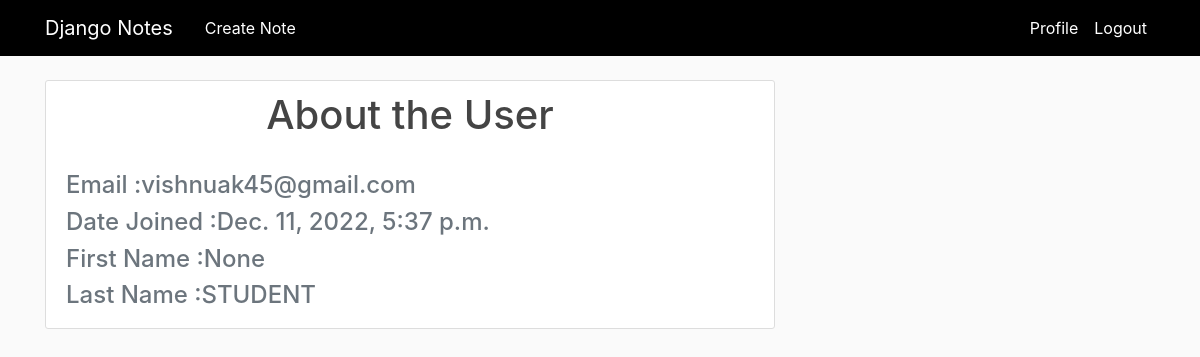
Screenshot of /profile/ (signed in) with the database file from the repository.
### accounts/models.py (models this page shows, shortened)
class User(AbstractBaseUser, PermissionsMixin):
    email = models.EmailField(max_length=254, unique=True)
    name = models.CharField(max_length=254, null=True, blank=True)
    is_staff = models.BooleanField(default=False)
    is_superuser = models.BooleanField(default=False)
    is_active = models.BooleanField(default=True)
    last_login = models.DateTimeField(null=True, blank=True)
    date_joined = models.DateTimeField(auto_now_add=True)
    role = models.CharField(max_length=25,choices=USER_ROLES)
    country = CountryField()
    nationalitie = models.CharField(max_length=25,choices=NATIONALITIES)
    Mobile = PhoneNumberField(null=False, blank=False, unique=True)
    USERNAME_FIELD = 'email'
    EMAIL_FIELD = 'email'
    REQUIRED_FIELDS = ['name', 'role', 'country', 'nationalitie', 'Mobile']
    objects = UserManager()

### accounts/views.py (the view)
# urls.py: path('profile/', views.profile, name="profile"),
@login_required
def profile(request):
    profile_data = request.user
    return render(request, 'accounts/profile.html', {'profile_data':profile_data})

### accounts/templates/accounts/profile.html
{% extends "accounts/base.html" %}
{% load crispy_forms_tags %}
{% block content %}
<div class="content-section">
    <h1 align="center">About the User</h1>
    <br>
    <div class="media">
        <div class="media-body">
            <h4 class="text-secondary">Email :{{ profile_data.email }}</h4>
            <h4 class="text-secondary">Date Joined :{{ profile_data.date_joined }}</h4>
            <h4 class="text-secondary">First Name :{{ profile_data.name }}</h4>
            <h4 class="text-secondary">Last Name :{{ profile_data.role }}</h4>
        </div>
    </div>
</div>
{% endblock content %}

### accounts/static/accounts/main.css (style rules this page uses)
body { background: #fafafa; color: #333333; margin-top: 5rem; }
h1, h2, h3, h4, h5, h6 { color: #444444; }
.content-section { background: #ffffff; padding: 10px 20px; border: 1px solid #dddddd; border-radius: 3px; margin-bottom: 20px; }

### rows the page displays
User: email "vishnuak45@gmail.com", date_joined "Dec. 11, 2022, 5:37 p.m.", name "None", role "STUDENT"
